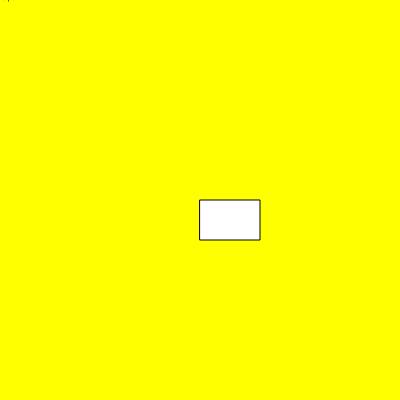
Frame 1 (no input)
Frame 60 (no input): identical to frame 1, image omitted
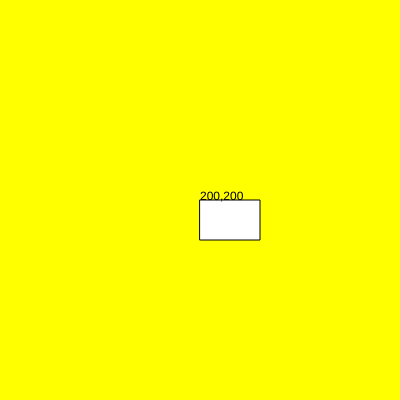
Frame 120 (the mouse pressed at the canvas centre since frame 60)

The p5.js sketch that drew these frames (run headless with seeded random() and noise() and a simulated clock; from frame 60 on, the mouse is pressed at the canvas centre):

// p5.js sketch
// ── sketch.js

function setup()
{
   createCanvas(400, 400);

}


function draw()
{
    background("yellow");
 

    rect(200, 200, 60, 40);
  

    text(mouseX + "," + mouseY, mouseX, mouseY);

}
// ── style.css
html, body {
  margin: 0;
  padding: 0px;
}
